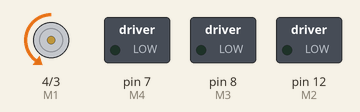
Bench run of a sketch on a simulated Arduino Uno, built with avr-gcc and run on an emulated ATmega328P. Parts: direction and speed pins drawn as motors (green arrow = direction pin HIGH = forward, orange = LOW = backward, longer = more drive), switched loads named in the sketch (green lamp = pin HIGH).

Above: at 0.5 s.
Timing chart, 0 to 4.6 s (numbered marks = the images above):
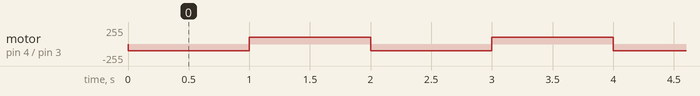

Measured:
- by itself, motor on pin 4 (M1) / pin 3 (E1): alternates forward 100/255 for 1.0 s and backward 100/255 for 1.0 s

The sketch:

motor_test.ino
```cpp
const int E1 = 3; ///<Motor1 Speed
const int E2 = 11;///<Motor2 Speed
const int E3 = 5; ///<Motor3 Speed
const int E4 = 2; ///<Motor4 Speed

const int M1 = 4; ///<Motor1 Direction
const int M2 = 12;///<Motor2 Direction
const int M3 = 8; ///<Motor3 Direction
const int M4 = 7; ///<Motor4 Direction

void setup() {
  Serial.begin(9600);
  pinMode(M1, OUTPUT);
  pinMode(M2, OUTPUT);
  pinMode(M3, OUTPUT);
  pinMode(M4, OUTPUT);
  pinMode(A3, INPUT_PULLUP);
  pinMode(A4, INPUT_PULLUP);
  pinMode(A0, INPUT_PULLUP);
  pinMode(A1, INPUT_PULLUP);

/**
  for(int i=3;i<9;i++)
    pinMode(i,OUTPUT);
  for(int i=11;i<13;i++)
    pinMode(i,OUTPUT);
    **/
}

void M1_advance(char Speed) ///<Motor1 Advance
{
 digitalWrite(M1,LOW);
 analogWrite(E1,Speed);
}

void M1_back(char Speed) ///<Motor1 Back off
{
 digitalWrite(M1,HIGH);
 analogWrite(E1,Speed);
}

void loop() {
  // put your main code here, to run repeatedly:
 M1_advance(100);
 delay(1000);
 M1_back(100);
 delay(1000);
}
```
